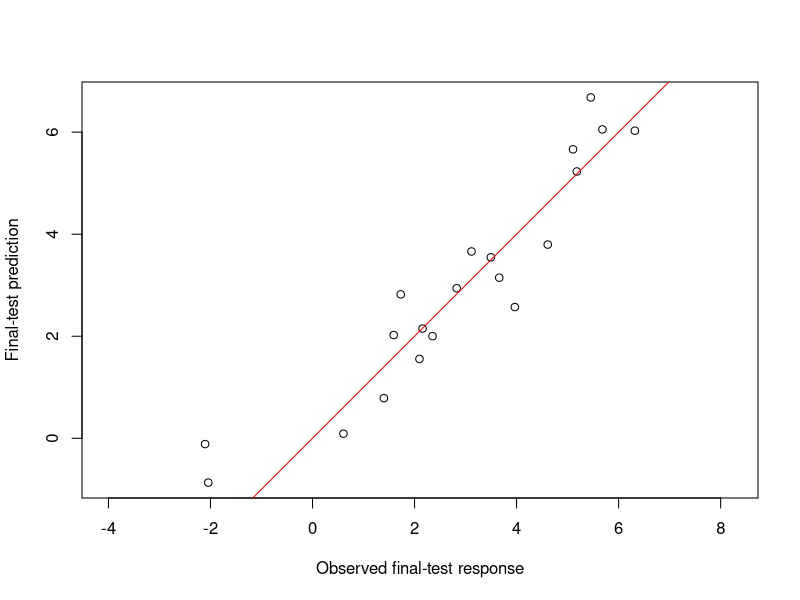

The R source for this figure:
## ---- chunk 1
knitr::opts_chunk$set(
  echo = TRUE, warning = TRUE, fig.width = 7, fig.height = 5,
  fig.path = getOption("mpg.unit07.fig.path", "figures/unit07/")
)
## ---- chunk 2
previous_sample_kind <- RNGkind()[3]
# Reproduce only the historical toy data with the pre-R-3.6 sampling rule.
suppressWarnings(RNGkind(sample.kind = "Rounding"))
y <- anscombe$y1
x1 <- anscombe$x1
lmod <- lm(y~x1)

set.seed(5)
x2 <- lmod$model$y - lmod$fitted.values * sample(seq(-1, 0, 0.1), nrow(anscombe))
set.seed(2)
x3 <- anscombe$x3 + sample(seq(-1, 1, 0.1), nrow(anscombe))
set.seed(3)
x4 <- anscombe$x4 + sample(seq(-1, 1, 0.1), nrow(anscombe))

df <- data.frame(y = y,
                 x1 = x1,
                 x2 = x2,
                 x3 = x3,
                 x4 = x4)
RNGkind(sample.kind = previous_sample_kind)
## ---- chunk 3
lmod <- lm(y ~ x2 + x1, data = df)
summary(lmod)$coefficients
## ---- chunk 4
anova(lmod)
anova(lm(y ~ x1 + x2, data = df))
## ---- chunk 5
baseline <- lm(y ~ 1, data = df)
with_x1 <- lm(y ~ x1, data = df)
with_x2 <- lm(y ~ x2, data = df)
AIC(baseline, with_x1, with_x2)
## ---- chunk 6
forward_feature_selection <- function(data, dep, vars, selected_vars = NULL) {
  stopifnot(all(complete.cases(data[c(dep, selected_vars, vars)])))
  vars <- setdiff(vars, selected_vars)
  if (length(vars) == 0) return(character(0))

  candidates <- c(list(selected_vars),
                  lapply(vars, function(v) c(selected_vars, v)))
  scores <- lapply(candidates, function(v) {
    rhs <- if (length(v) == 0) "1" else paste(v, collapse = " + ")
    fit <- lm(as.formula(paste(dep, "~", rhs)), data = data)
    c(Adj_R_sqrd = summary(fit)$adj.r.squared, AIC = AIC(fit))
  })
  scores <- as.data.frame(do.call(rbind, scores))
  label <- if (length(selected_vars) == 0) "intercept only" else
    paste0("all: ", paste(selected_vars, collapse = ", "))
  print(data.frame(Variable = c(label, vars), round(scores, 4)))

  best <- which.min(scores$AIC)
  if (scores$AIC[best] >= scores$AIC[1] - 1e-8) return(character(0))
  vars[best - 1L]
}
## ---- chunk 7
next_vars <- c("x1", "x2", "x3", "x4")
act_var <- forward_feature_selection(data = df, dep = "y", vars = next_vars)
## ---- chunk 8
next_vars <- setdiff(next_vars, act_var)
selected_vars <- act_var
act_var <- forward_feature_selection(data = df, dep = "y", vars = next_vars,
                                     selected_vars = selected_vars)
## ---- chunk 9
next_vars <- setdiff(next_vars, act_var)
selected_vars <- c(selected_vars, act_var)
act_var <- forward_feature_selection(data = df, dep = "y", vars = next_vars,
                                     selected_vars = selected_vars)
## ---- chunk 10
RNGkind(sample.kind = "Rejection")
set.seed(70)
selection_data <- data.frame(x1 = rnorm(100), x2 = rnorm(100))
selection_data$y <- 3 + 2 * selection_data$x1 + rnorm(100)

development_id <- sample(seq_len(nrow(selection_data)), 80)
development <- selection_data[development_id, ]
final_test <- selection_data[-development_id, ]
fold_id <- sample(rep(seq_len(4), length.out = nrow(development)))
table(fold_id)
## ---- chunk 11
four_fold_rmse <- function(data, formula, fold_id) {
  stopifnot(length(fold_id) == nrow(data),
            !anyNA(fold_id), setequal(unique(fold_id), seq_len(4)),
            all(complete.cases(model.frame(formula, data, na.action = na.pass))))
  predictions <- lapply(seq_len(4), function(k) {
    test_id <- which(fold_id == k)
    fit <- lm(formula, data = data[-test_id, ], na.action = na.fail)
    observed <- model.response(model.frame(formula, data[test_id, ]))
    predicted <- predict(fit, newdata = data[test_id, ])
    data.frame(row_id = test_id, error = predicted - observed)
  })
  predictions <- do.call(rbind, predictions)
  sqrt(mean(predictions$error^2))
}

candidate_formulas <- list(y ~ x1, y ~ x1 + x2)
candidate_rmse <- unlist(lapply(candidate_formulas, function(f) {
  four_fold_rmse(development, f, fold_id)
}))
data.frame(candidate = c("x1", "x1 + x2"),
           selection_RMSE = round(candidate_rmse, 3))
## ---- chunk 12
selected_formula <- candidate_formulas[[which.min(candidate_rmse)]]
final_model <- lm(selected_formula, data = development)
final_pred <- predict(final_model, newdata = final_test)
final_test_rmse <- sqrt(mean((final_pred - final_test$y)^2))
cat("Selected formula:", deparse(selected_formula), "\n")
round(final_test_rmse, 3)

plot(final_test$y, final_pred, xlab = "Observed final-test response",
     ylab = "Final-test prediction", asp = 1)
abline(0, 1, col = "red")
